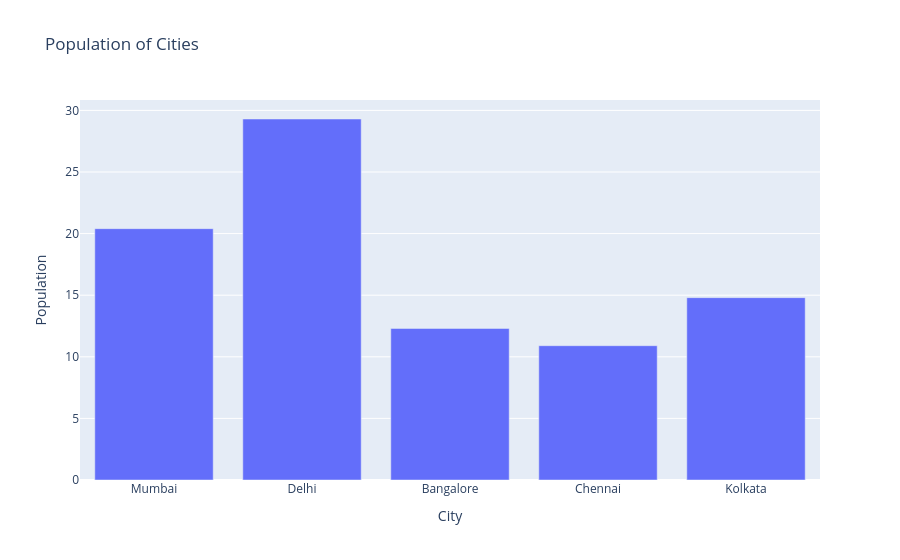

Here is the notebook cell this chart was saved with:
### Code cell
import plotly.express as px

# Small dataset of your own
data = {'City': ['Mumbai', 'Delhi', 'Bangalore', 'Chennai', 'Kolkata'], 
        'Population': [20.4, 29.3, 12.3, 10.9, 14.8]}

# Create and display the interactive bar chart
fig = px.bar(data, x='City', y='Population', title='Population of Cities')
fig.show()

### Figure 1 — Plotly figure (JSON) as saved in the notebook; plotly's stock layout.template omitted (floating-point values rounded to 4 significant figures)
{"data": [{"hovertemplate": "City=%{x}<br>Population=%{y}<extra></extra>", "legendgroup": "", "marker": {"color": "#636efa", "pattern": {"shape": ""}}, "name": "", "orientation": "v", "showlegend": false, "textposition": "auto", "type": "bar", "x": ["Mumbai", "Delhi", "Bangalore", "Chennai", "Kolkata"], "xaxis": "x", "y": [20.4, 29.3, 12.3, 10.9, 14.8], "yaxis": "y"}], "layout": {"barmode": "relative", "legend": {"tracegroupgap": 0}, "title": {"text": "Population of Cities"}, "xaxis": {"anchor": "y", "domain": [0, 1], "title": {"text": "City"}}, "yaxis": {"anchor": "x", "domain": [0, 1], "title": {"text": "Population"}}}}
